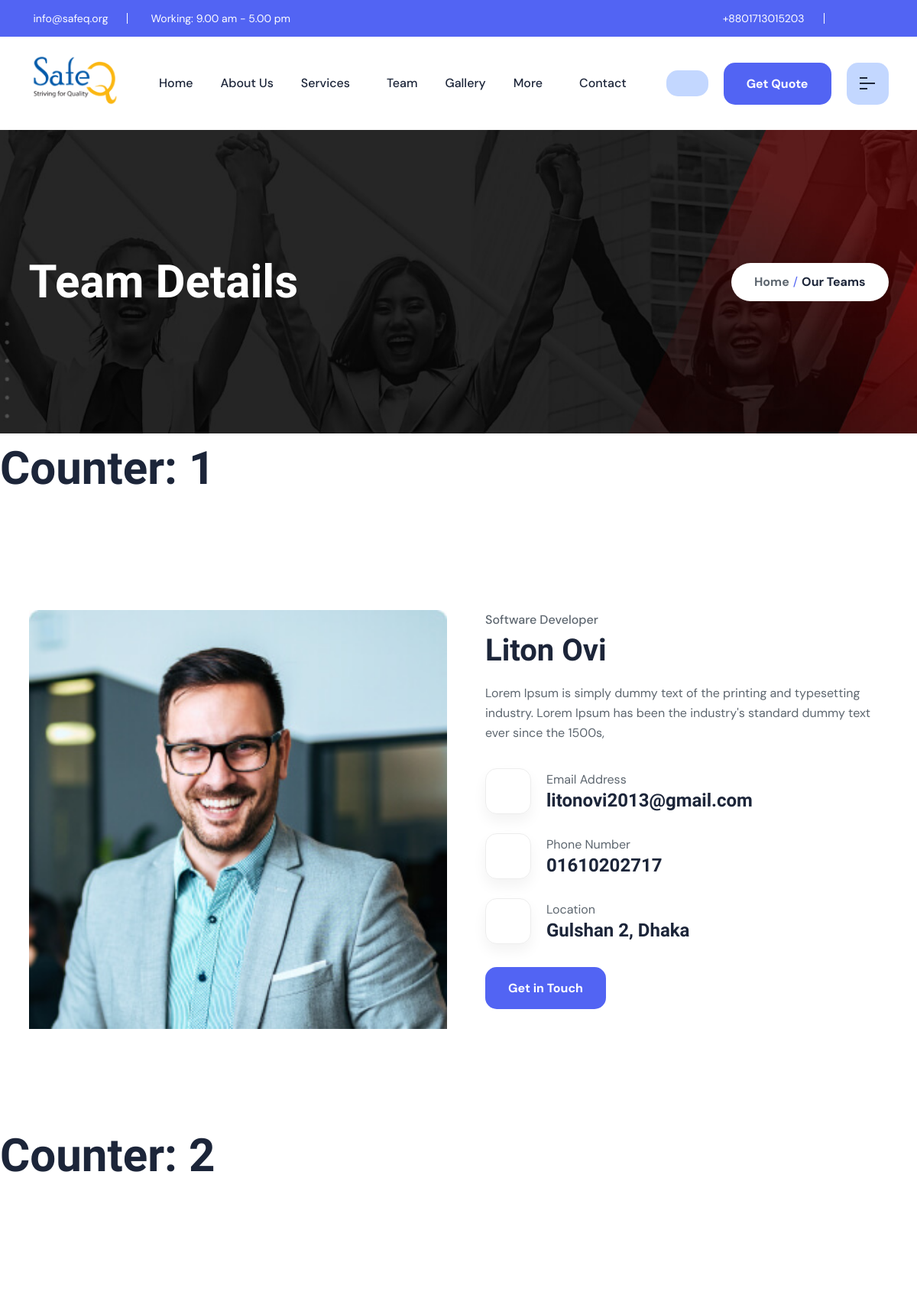
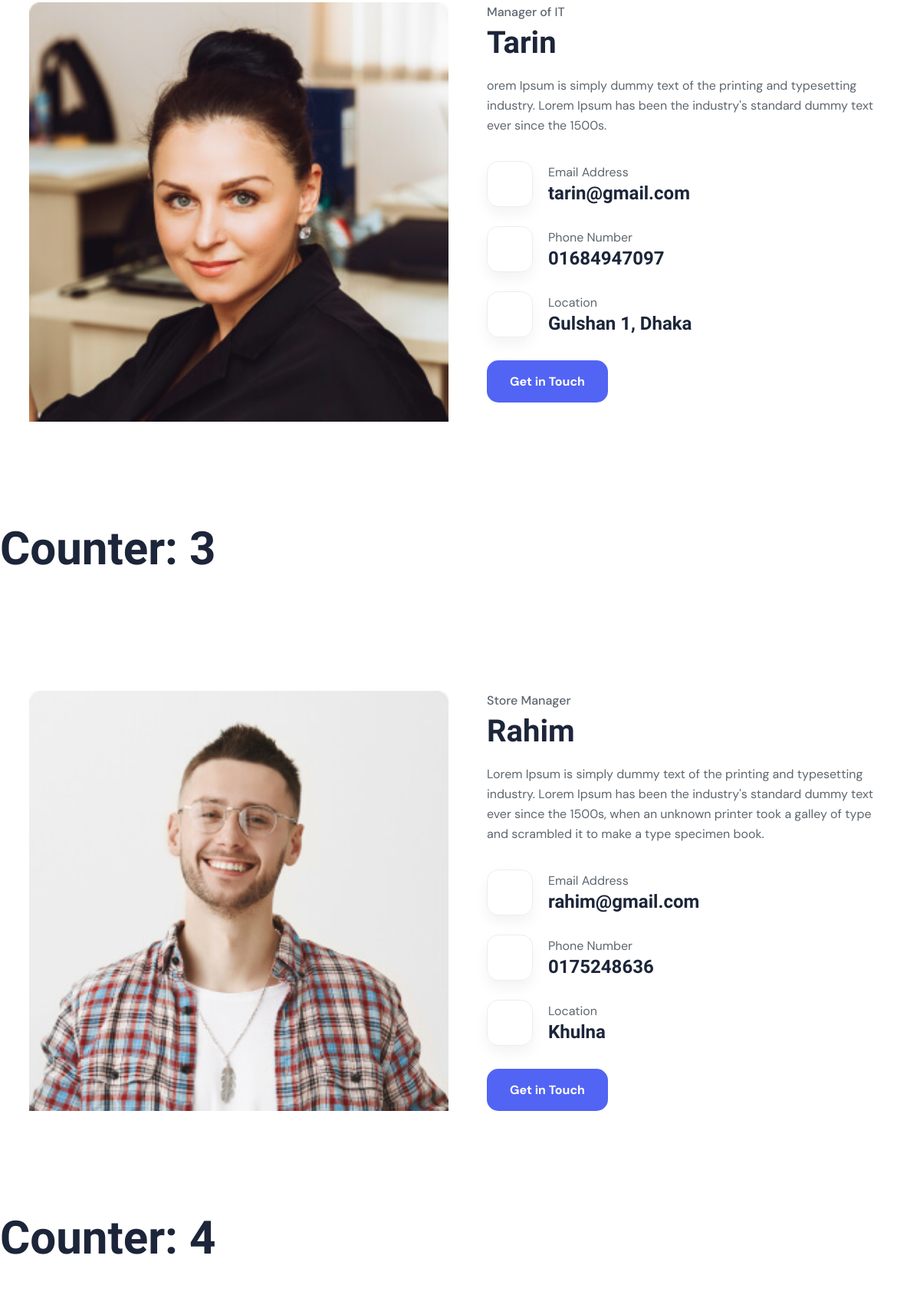
Page /teams/detail/1/ (upper part) on the committed database (2 pictures, top to bottom).
### setting/models.py (models this page shows, shortened)
class Setting(models.Model):
    email = models.CharField(max_length=100, unique=True, blank=False)
    working_time = models.CharField(max_length=100,blank=False)
    phone = models.CharField(max_length=100, unique=True, blank=False)
    facebook = models.URLField(max_length=100, unique=True, blank=False)
    twitter = models.URLField(max_length=100, unique=True, blank=False)
    instagram = models.URLField(max_length=100, unique=True, blank=False)
    linkedin = models.URLField(max_length=100, unique=True, blank=False)
    weblink = models.URLField(max_length=100, unique=True, blank=False)
    logo_img = models.ImageField(upload_to='settings/',blank=False)
    descriptions = models.TextField(max_length=700, blank=True, null=True)

### teams/models.py (models this page shows)
class Teams(models.Model):
    membar_img = models.ImageField(upload_to='teams/',blank=False)
    designation = models.CharField(max_length=200, blank=False)
    name = models.CharField(max_length=200, blank=False, null=True)
    my_self = models.TextField(max_length=700, blank=True, null=True)
    email = models.EmailField(max_length=100, unique=True, blank=True)
    phone = models.CharField(max_length=200, blank=True, null=True)
    twitter = models.URLField(max_length=100, unique=True, blank=True)
    instagram = models.URLField(max_length=100, unique=True, blank=True)
    linkedin = models.URLField(max_length=100, unique=True, blank=True)
    address = models.CharField(max_length=200, blank=True, null=True)
    professional_sd = models.TextField(max_length=700, blank=True, null=True)               # sd = skills detail
    educational_ed = models.TextField(max_length=700, blank=True, null=True)                # ed = experience detail
    top_1_skills = models.CharField(max_length=200, blank=True, null=True)
    top_1_sp = models.PositiveIntegerField(blank=True, null=True)                           # sp = skills percentage
    top_2_skills = models.CharField(max_length=200, blank=True, null=True)
    top_2_sp = models.PositiveIntegerField(blank=True, null=True)                           # sp = skills percentage
    top_3_skills = models.CharField(max_length=200, blank=True, null=True)
    top_3_sp = models.PositiveIntegerField(blank=True, null=True)                           # sp = skills percentage
    company_name = models.CharField(max_length=200, blank=True, null=True)
    time_period = models.CharField(max_length=200, blank=True, null=True)
    designation_previous = models.CharField(max_length=200, blank=True)

### teams/views.py (the view)
# urls.py: path('detail/<int:pk>/',views.TeamsDetailView.as_view(), name="team_detail"),
class TeamsDetailView(TemplateView):
    template_name = "teams/detail.html"
    def get_context_data(self, **kwargs):
        context = super().get_context_data(**kwargs)
        context['teams'] = Teams.objects.all().order_by('id')[:7]
        context['settings'] = Setting.objects.all().order_by('id')[:1]
        return context

### templates/teams/detail.html (shortened to what this page needs)
{% extends 'base/base.html' %}
{% block body %}
{% load static %}
    <div class="rts-breadcrumb-area breadcrumb-bg bg_image">
        <div class="container">
            <div class="row align-items-center">
                <div class="col-xl-6 col-lg-6 col-md-6 col-sm-12 col-12 breadcrumb-1">
                    <h1 class="title">Team Details</h1>
                </div>
                <div class="col-xl-6 col-lg-6 col-md-6 col-sm-12 col-12">
                    <div class="bread-tag">
                        <a href="index.html">Home</a>
                        <span> / </span>
                        <a href="#" class="active">Our Teams</a>
                    </div>
                </div>
            </div>
        </div>
    </div>
    {% for team in teams %}
    <h1>Counter: {{ team.id }}</h1>
    <div class="rts-team-details rts-section-gap">
        <div class="container">
            <div class="row g-5">
                <div class="col-xl-6 col-lg-12 col-md-12">
                    <div class="details-thumb">
                        <img src="{{ team.membar_img.url }}" alt="">
                    </div>
                </div>
                <div class="col-xl-6 col-lg-12 col-md-12 pl--35 pl_sm--15">
                    <div class="details-right-inner">
                        <div class="title-area">
                            <span class="pre-title">
                                {{ team.designation }}
                            </span>
                            <h3 class="title">{{ team.name }}</h3>
                        </div>
                        <p class="disc">{{ team.my_self }}</p>
                        <div class="team-details-support-wrapper">
                            <i class="far fa-envelope"></i>
                            <div class="support-innner">
                                <span>Email Address</span>
                                <a href="#">
                                    <h5 class="title">{{ team.email }}</h5>
                                </a>
                            </div>
                        </div>
                        <div class="team-details-support-wrapper">
                            <i class="fal fa-phone-volume"></i>
                            <div class="support-innner">
                                <span>Phone Number</span>
                                <a href="#">
                                    <h5 class="title">{{ team.phone }}</h5>
                                </a>
                            </div>
                        </div>
                        <div class="team-details-support-wrapper">
                            <i class="far fa-map-marker-alt"></i>
                            <div class="support-innner">
                                <span>Location</span>
                                <a href="#">
                                    <h5 class="title">{{ team.address }}</h5>
                                </a>
                            </div>
                        </div>
                        <a href="#" class="rts-btn btn-primary"> Get in Touch</a>
                    </div>
                </div>
            </div>
        </div>
    </div>
    {% endfor %}
    {% endblock %}

### templates/base/base.html (shortened to what this page needs)
{% load static %}
<!DOCTYPE html>
<html lang="en">
<head>
    <link rel="stylesheet" href="{% static 'css/plugins/swiper.min.css' %}">
    <link rel="stylesheet" href="{% static 'css/plugins/fontawesome-5.css' %}">
    <link rel="stylesheet" href="{% static 'css/plugins/animate.min.css' %}">
    <link rel="stylesheet" href="{% static 'css/plugins/unicons.css' %}">
    <link rel="stylesheet" href="{% static 'css/vendor/bootstrap.min.css' %}">
    <link rel="stylesheet" href="{% static 'css/style.css' %}">
</head>
<body>
    <header class="header--sticky header-one ">
        <div class="header-top header-top-one bg-1">
            <div class="container">
                {% for setting in settings %}
                <div class="row">
                    <div class="col-lg-6 d-xl-block d-none">
                        <div class="left">
                            <div class="mail">
                                <a href="mailto:webmaster@example.com"> {{setting.email}}</a>
                            </div>
                            <div class="working-time">
                                <p> Working: {{setting.working_time}}</p>
                            </div>
                        </div>
                    </div>
                    <div class="col-lg-6 d-xl-block d-none">
                        <div class="right">
                            <ul class="top-nav">
                                <li><a href="#">{{setting.phone}}</a></li>
                            </ul>
                            <ul class="social-wrapper-one">
                                <li><a href="{{setting.facebook}}" target="_blank"></a></li>
                                <li><a href="{{setting.twitter}}" target="_blank"></a></li>
                                <li><a href="{{setting.instagram}}" target="_blank"></a></li>
                            </ul>
                        </div>
                    </div>
                </div>
                {% endfor %}
            </div>
        </div>
        <div class="header-main-one bg-white">
            <div class="container">
                <div class="row">
                    <div class="col-xl-3 col-lg-4 col-md-4 col-sm-4 col-3">
                        <div class="thumbnail">
                            {% for setting in settings %}
                            <a href="{% url 'home' %}">
                                <img src="{{setting.logo_img.url}}" alt="finbiz-logo">
                            </a>
                            {% endfor %}
                        </div>
                    </div>
                    <div class=" col-xl-9 col-lg-8 col-md-8 col-sm-8 col-8">
                        <div class="main-header">
                            <nav class="nav-main mainmenu-nav d-none d-xl-block">
                                <ul class="mainmenu">
                                    <li class="#"><a href="{% url 'home' %}">Home</a></li>
                                    <li class="#"><a href="{% url 'aboutus' %}">About Us</a></li>
                                    <li class="has-droupdown">
                                        <a class="nav-link" href="{% url 'service' %}">Services</a>
                                    </li>
                                    <li class="#"><a href="{% url 'teams' %}">Team</a></li>
                                    <li class="#"><a href="{% url 'gallery' %}">Gallery</a></li>
                                    <li class="has-droupdown">
                                        <a class="nav-link" href="#">More</a>
                                    </li>
                                    <li><a class="nav-item" href="{% url 'contact' %}">Contact</a></li>
                                </ul>
                            </nav>
                            <div class="button-area">
                                <button id="search" class="rts-btn btn-primary-alta"></button>
                                <a href="#" class="rts-btn btn-primary ml--20 ml_sm--5 header-one-btn quote-btn">Get Quote</a>
                                <button id="menu-btn" class="menu rts-btn btn-primary-alta ml--20 ml_sm--5">
                                    <img class="menu-dark" src="{% static 'images/icon/menu.png' %}" alt="Menu-icon">
                                </button>
                            </div>
                        </div>
                    </div>
                </div>
            </div>
        </div>
    </header>
    {% block body %}
    {% endblock %}
</body>
</html>

### rows in the picture
Setting: email "info@safeq.org", working_time "9.00 am - 5.00 pm", phone "+8801713015203", logo_img (picture)
Teams: id "1", membar_img (picture), designation "Software Developer", name "Liton Ovi", my_self "Lorem Ipsum is simply dummy text of the printing and typesetting industry. Lorem Ipsum has been the industry's standard dummy text ever since the 1500s,", email "litonovi2013@gmail.com", phone "01610202717", address "Gulshan 2, Dhaka"
Teams: id "2", membar_img (picture), designation "Manager of IT", name "Tarin", my_self "orem Ipsum is simply dummy text of the printing and typesetting industry. Lorem Ipsum has been the industry's standard dummy text ever since the 1500s.", email "tarin@gmail.com", phone "01684947097", address "Gulshan 1, Dhaka"
Teams: id "3", membar_img (picture), designation "Store Manager", name "Rahim", my_self "Lorem Ipsum is simply dummy text of the printing and typesetting industry. Lorem Ipsum has been the industry's standard dummy text ever since the 1500s, when an unknown printer took a galley of type and scrambled it to make a type specimen book.", email "rahim@gmail.com", phone "0175248636", address "Khulna"
Teams: id "4"
